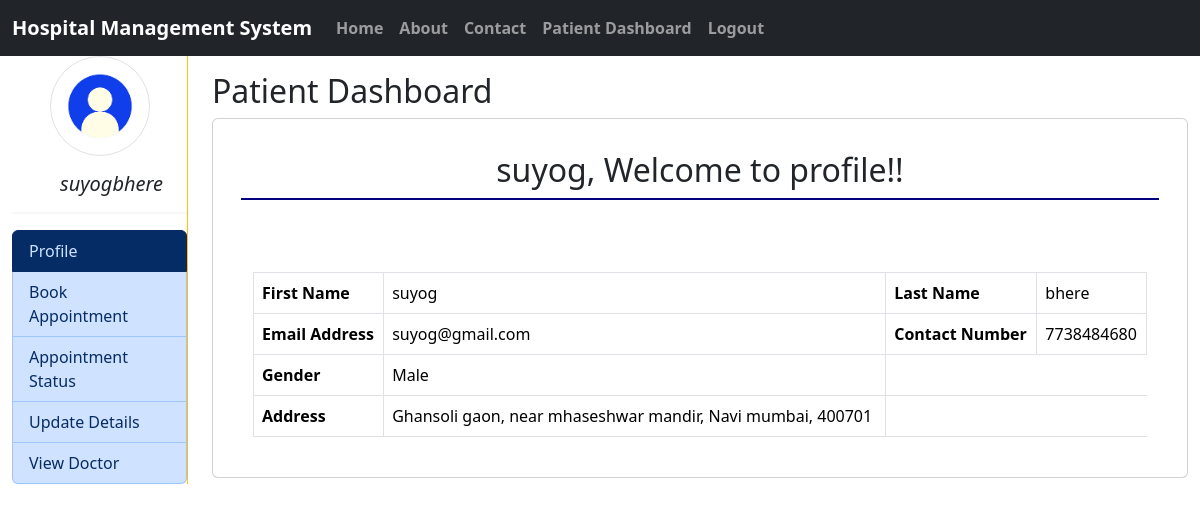
Screenshot of /hms_patient/Patient_Profile/ (signed in) with the database file from the repository.
### hms/models.py (models this page shows, shortened)
class User(AbstractBaseUser,PermissionsMixin):
    first_name= models.CharField(max_length=250)
    last_name= models.CharField(max_length=250)
    email= models.EmailField(unique=True)
    mobile= models.CharField(max_length=10)
    is_active=models.BooleanField(default=True)
    is_staff=models.BooleanField(default=False)
    is_patient=models.BooleanField(default=False)
    is_doctor=models.BooleanField(default=False)
    gender = models.CharField(choices=Gender_choice,max_length=100)
    USERNAME_FIELD = 'email'
    REQUIRED_FIELDS = ['mobile']
    object = CustomUserManager()

class Patient(models.Model):
    user = models.OneToOneField(User, on_delete=models.CASCADE)
    P_ID = models.AutoField(primary_key=True)
    Address = models.CharField(max_length=255, null=True)

### hms_patient/views.py (the view)
# urls.py: path('Patient_Profile/', views.Patient_Profile,name='Patient_Profile'),
def Patient_Profile(request):
    try:
        patient= Patient.objects.get(user=request.user)
    except Patient.DoesNotExist:
        patient = None
    return render(request, 'hms_patient/patient_profile.html',locals())

### hms_patient/templates/hms_patient/patient_profile.html (shortened to what this page needs)
{% extends 'hms_patient/patient_index.html' %}
{% load static %}
{% block patient  %}
<div>
    <h2>Patient Dashboard</h2>
    <div class="container card">
        <div class="card-body my-2 ">
            {% block PatientHeading %}
            <h2 class="p-2 text-center" style="border-bottom: 2px solid navy;"> {{patient.user.first_name}}, Welcome to profile!!</h2>
            {% endblock PatientHeading %}
        <div class="container mt-5 table-responsive">
            <table class="table table-bordered">
                <tr>
                    <th> First Name</th>
                    <td>{{patient.user.first_name}}</td>
                    <th> Last Name</th>
                    <td>{{patient.user.last_name}}</td>
                </tr>
                <br>
                <tr>
                    <th> Email Address</th>
                    <td>{{patient.user.email}}</td>
                    <th> Contact Number</th>
                    <td>{{patient.user.mobile}}</td>
                </tr>
                <tr>
                    <th>Gender</th>
                    <td>{{patient.user.gender}}</td>
                </tr>
                <tr>
                    <th>Address</th>
                    <td>{{patient.Address}}</td>
                </tr>
            </table>
        </div>
        </div>
    </div>
</div>
{% endblock patient %}

### hms_patient/templates/hms_patient/patient_sidebar.html (shortened to what this page needs)
{% load static %}
<div class="border-end border-warning h-100">
    <center> <img src="{% static 'hms/images/patient_logo.jpg' %}" alt="wallpaper" width="100" class="img-thumbnail rounded-circle"></center>
    <h5 class="ps-5 mt-3"><em>{{request.user.first_name|lower}}{{request.user.last_name|lower}}</em></h5>
    <hr class="border">
    <div class="list-group">
        <a href="{% url 'Patient_Profile' %}" class="list-group-item list-group-item-primary list-group-item-action  {% if request.path == '/hms_patient/Patient_Profile/' %} active {% endif %} ">Profile</a>
        <a href="{% url 'Book_Appointment' %}" class="list-group-item list-group-item-primary list-group-item-action {% if request.path == '/hms_patient/Book_Appointment/' %} active {% endif %} ">Book Appointment</a>
        <a href="{% url 'Patient_My_Appointment' %}" class="list-group-item list-group-item-primary list-group-item-action {% if request.path == '/hms_patient/My_Appointment/' %} active {% endif %}">Appointment Status</a>
        <a href="{% url 'edit_patient_profile' %}" class="list-group-item list-group-item-primary list-group-item-action {% if request.path == '/hms_patient/edit_profile/' %} active {% endif %} ">Update Details</a>
        <a href="{% url 'Doctor_List' %}" class="list-group-item list-group-item-primary list-group-item-action {% if request.path == '/hms_patient/Doctor_List/' %} active {% endif %} ">View Doctor</a>
    </div>
</div>

### rows the page displays
User: user.first_name "suyog", user.last_name "bhere"
Patient: user.first_name "suyog", user.last_name "bhere", user.email "suyog@gmail.com", user.mobile "7738484680", user.gender "Male", Address "Ghansoli gaon, near mhaseshwar mandir, Navi mumbai, 400701"
